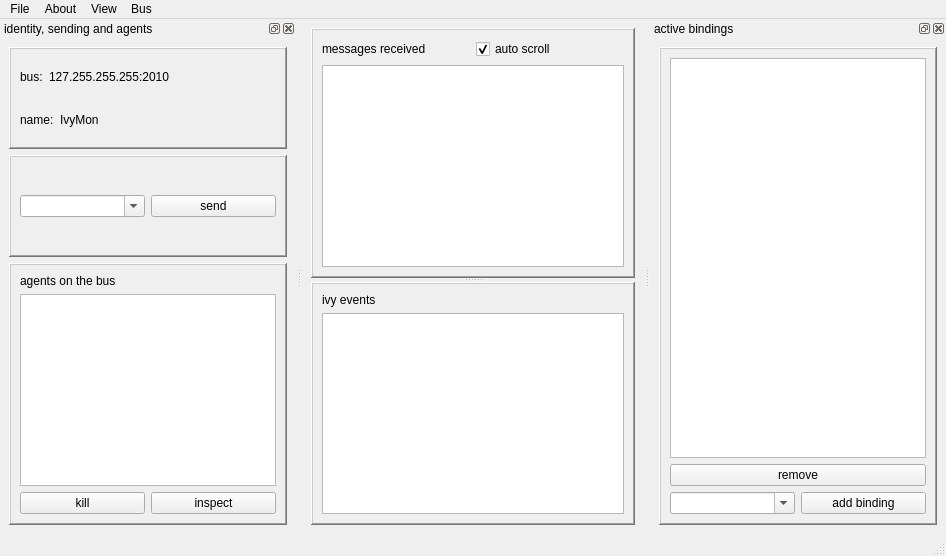
<?xml version="1.0" encoding="UTF-8"?>
<ui version="4.0">
 <class>Main</class>
 <widget class="QMainWindow" name="Main">
  <property name="geometry">
   <rect>
    <x>0</x>
    <y>0</y>
    <width>946</width>
    <height>556</height>
   </rect>
  </property>
  <property name="windowTitle">
   <string>IvyMon Python</string>
  </property>
  <property name="unifiedTitleAndToolBarOnMac">
   <bool>true</bool>
  </property>
  <widget class="QWidget" name="centralwidget">
   <layout class="QHBoxLayout" name="horizontalLayout_7">
    <item>
     <widget class="QSplitter" name="splitter_2">
      <property name="orientation">
       <enum>Qt::Vertical</enum>
      </property>
      <widget class="QFrame" name="frame_5">
       <property name="sizePolicy">
        <sizepolicy hsizetype="Preferred" vsizetype="Preferred">
         <horstretch>0</horstretch>
         <verstretch>0</verstretch>
        </sizepolicy>
       </property>
       <property name="frameShape">
        <enum>QFrame::WinPanel</enum>
       </property>
       <property name="frameShadow">
        <enum>QFrame::Raised</enum>
       </property>
       <layout class="QVBoxLayout" name="verticalLayout_8">
        <item>
         <layout class="QHBoxLayout" name="horizontalLayout_4">
          <item>
           <widget class="QLabel" name="label_4">
            <property name="text">
             <string>messages received</string>
            </property>
           </widget>
          </item>
          <item>
           <widget class="QCheckBox" name="autoScroll">
            <property name="text">
             <string>auto scroll</string>
            </property>
            <property name="checked">
             <bool>true</bool>
            </property>
           </widget>
          </item>
         </layout>
        </item>
        <item>
         <widget class="QTextEdit" name="messages">
          <property name="readOnly">
           <bool>true</bool>
          </property>
         </widget>
        </item>
       </layout>
      </widget>
      <widget class="QFrame" name="frame_6">
       <property name="sizePolicy">
        <sizepolicy hsizetype="Preferred" vsizetype="Preferred">
         <horstretch>0</horstretch>
         <verstretch>0</verstretch>
        </sizepolicy>
       </property>
       <property name="frameShape">
        <enum>QFrame::WinPanel</enum>
       </property>
       <property name="frameShadow">
        <enum>QFrame::Raised</enum>
       </property>
       <layout class="QVBoxLayout" name="verticalLayout_9">
        <item>
         <widget class="QLabel" name="label_5">
          <property name="text">
           <string>ivy events</string>
          </property>
         </widget>
        </item>
        <item>
         <widget class="QTextEdit" name="events">
          <property name="readOnly">
           <bool>true</bool>
          </property>
         </widget>
        </item>
       </layout>
      </widget>
     </widget>
    </item>
   </layout>
  </widget>
  <widget class="QMenuBar" name="menubar">
   <property name="geometry">
    <rect>
     <x>0</x>
     <y>0</y>
     <width>946</width>
     <height>22</height>
    </rect>
   </property>
   <widget class="QMenu" name="menuFile">
    <property name="title">
     <string>File</string>
    </property>
    <addaction name="actionQuit"/>
   </widget>
   <widget class="QMenu" name="menuAbout">
    <property name="title">
     <string>About</string>
    </property>
    <addaction name="actionCredits"/>
   </widget>
   <widget class="QMenu" name="menuView">
    <property name="title">
     <string>View</string>
    </property>
    <addaction name="actionSending"/>
    <addaction name="actionBindings"/>
   </widget>
   <widget class="QMenu" name="menuBus">
    <property name="title">
     <string>Bus</string>
    </property>
    <addaction name="actionRecord"/>
    <addaction name="actionReplay"/>
    <addaction name="actionSave"/>
    <addaction name="actionLoad"/>
   </widget>
   <addaction name="menuFile"/>
   <addaction name="menuAbout"/>
   <addaction name="menuView"/>
   <addaction name="menuBus"/>
  </widget>
  <widget class="QStatusBar" name="statusbar"/>
  <widget class="QDockWidget" name="idDock">
   <property name="windowTitle">
    <string>identity, sending and agents</string>
   </property>
   <attribute name="dockWidgetArea">
    <number>1</number>
   </attribute>
   <widget class="QWidget" name="dockWidgetContents">
    <layout class="QVBoxLayout" name="verticalLayout_3">
     <item>
      <layout class="QVBoxLayout" name="verticalLayout">
       <item>
        <widget class="QFrame" name="frame_3">
         <property name="frameShape">
          <enum>QFrame::WinPanel</enum>
         </property>
         <property name="frameShadow">
          <enum>QFrame::Raised</enum>
         </property>
         <layout class="QVBoxLayout" name="verticalLayout_5">
          <item>
           <layout class="QHBoxLayout" name="horizontalLayout_5">
            <item>
             <widget class="QLabel" name="label">
              <property name="sizePolicy">
               <sizepolicy hsizetype="Maximum" vsizetype="Preferred">
                <horstretch>0</horstretch>
                <verstretch>0</verstretch>
               </sizepolicy>
              </property>
              <property name="text">
               <string>bus:</string>
              </property>
             </widget>
            </item>
            <item>
             <widget class="QLabel" name="busLabel">
              <property name="text">
               <string>127.255.255.255:2010</string>
              </property>
             </widget>
            </item>
           </layout>
          </item>
          <item>
           <layout class="QHBoxLayout" name="horizontalLayout_6">
            <item>
             <widget class="QLabel" name="label_3">
              <property name="sizePolicy">
               <sizepolicy hsizetype="Maximum" vsizetype="Preferred">
                <horstretch>0</horstretch>
                <verstretch>0</verstretch>
               </sizepolicy>
              </property>
              <property name="text">
               <string>name:</string>
              </property>
             </widget>
            </item>
            <item>
             <widget class="QLabel" name="nameLabel">
              <property name="text">
               <string>IvyMon</string>
              </property>
             </widget>
            </item>
           </layout>
          </item>
         </layout>
        </widget>
       </item>
       <item>
        <widget class="QFrame" name="frame_4">
         <property name="frameShape">
          <enum>QFrame::WinPanel</enum>
         </property>
         <property name="frameShadow">
          <enum>QFrame::Raised</enum>
         </property>
         <layout class="QVBoxLayout" name="verticalLayout_4">
          <item>
           <layout class="QHBoxLayout" name="horizontalLayout_3">
            <item>
             <widget class="QComboBox" name="msg">
              <property name="editable">
               <bool>true</bool>
              </property>
             </widget>
            </item>
            <item>
             <widget class="QPushButton" name="sendButton">
              <property name="text">
               <string>send</string>
              </property>
             </widget>
            </item>
           </layout>
          </item>
         </layout>
        </widget>
       </item>
      </layout>
     </item>
     <item>
      <widget class="QFrame" name="frame_2">
       <property name="sizePolicy">
        <sizepolicy hsizetype="Preferred" vsizetype="Maximum">
         <horstretch>0</horstretch>
         <verstretch>0</verstretch>
        </sizepolicy>
       </property>
       <property name="frameShape">
        <enum>QFrame::WinPanel</enum>
       </property>
       <property name="frameShadow">
        <enum>QFrame::Raised</enum>
       </property>
       <layout class="QVBoxLayout" name="verticalLayout_2">
        <item>
         <widget class="QLabel" name="label_7">
          <property name="text">
           <string>agents on the bus</string>
          </property>
         </widget>
        </item>
        <item>
         <widget class="QListWidget" name="agentList"/>
        </item>
        <item>
         <layout class="QHBoxLayout" name="horizontalLayout">
          <item>
           <widget class="QPushButton" name="killButton">
            <property name="text">
             <string>kill</string>
            </property>
           </widget>
          </item>
          <item>
           <widget class="QPushButton" name="inspectButton">
            <property name="text">
             <string>inspect</string>
            </property>
           </widget>
          </item>
         </layout>
        </item>
       </layout>
      </widget>
     </item>
    </layout>
   </widget>
  </widget>
  <widget class="QDockWidget" name="bindDock">
   <property name="windowTitle">
    <string>active bindings</string>
   </property>
   <attribute name="dockWidgetArea">
    <number>2</number>
   </attribute>
   <widget class="QWidget" name="dockWidgetContents_3">
    <layout class="QVBoxLayout" name="verticalLayout_7">
     <item>
      <widget class="QFrame" name="frame">
       <property name="frameShape">
        <enum>QFrame::WinPanel</enum>
       </property>
       <property name="frameShadow">
        <enum>QFrame::Raised</enum>
       </property>
       <layout class="QVBoxLayout" name="verticalLayout_6">
        <item>
         <widget class="QListWidget" name="bindList"/>
        </item>
        <item>
         <widget class="QPushButton" name="removeButton">
          <property name="text">
           <string>remove</string>
          </property>
         </widget>
        </item>
        <item>
         <layout class="QHBoxLayout" name="horizontalLayout_2">
          <item>
           <widget class="QComboBox" name="newBinding">
            <property name="editable">
             <bool>true</bool>
            </property>
           </widget>
          </item>
          <item>
           <widget class="QPushButton" name="addButton">
            <property name="text">
             <string>add binding</string>
            </property>
           </widget>
          </item>
         </layout>
        </item>
       </layout>
       <zorder>removeButton</zorder>
       <zorder>bindList</zorder>
      </widget>
     </item>
    </layout>
   </widget>
  </widget>
  <action name="actionQuit">
   <property name="text">
    <string>Quit</string>
   </property>
   <property name="shortcut">
    <string>Ctrl+S</string>
   </property>
  </action>
  <action name="actionCredits">
   <property name="text">
    <string>credits</string>
   </property>
   <property name="menuRole">
    <enum>QAction::AboutQtRole</enum>
   </property>
  </action>
  <action name="actionSending">
   <property name="checkable">
    <bool>true</bool>
   </property>
   <property name="checked">
    <bool>true</bool>
   </property>
   <property name="text">
    <string>sending</string>
   </property>
  </action>
  <action name="actionBindings">
   <property name="checkable">
    <bool>true</bool>
   </property>
   <property name="checked">
    <bool>true</bool>
   </property>
   <property name="text">
    <string>bindings</string>
   </property>
  </action>
  <action name="actionNewBus">
   <property name="text">
    <string>Join new bus</string>
   </property>
  </action>
  <action name="actionRecord">
   <property name="checkable">
    <bool>true</bool>
   </property>
   <property name="text">
    <string>record</string>
   </property>
  </action>
  <action name="actionReplay">
   <property name="text">
    <string>replay</string>
   </property>
  </action>
  <action name="actionLoad">
   <property name="text">
    <string>load replay</string>
   </property>
  </action>
  <action name="actionSave">
   <property name="text">
    <string>save replay</string>
   </property>
  </action>
 </widget>
 <resources/>
 <connections/>
</ui>
